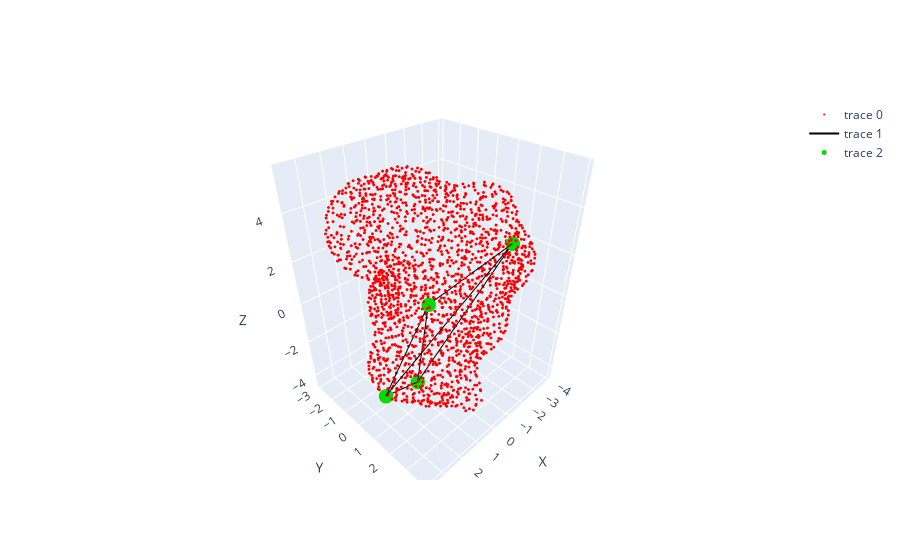

Notebook code cell kept with this figure:
### Code cell
plot_element(Post.mesh.region_meshes['R1'].vertices, Post.mesh.region_meshes['R1'].elements, 234)

### Figure 1 — Plotly figure (JSON) as saved in the notebook; plotly's stock layout.template omitted (floating-point values rounded to 4 significant figures; data arrays with more than 128 entries replaced by an {"elided": "..."} marker saying what was removed)
{"data": [{"marker": {"color": "rgb(255,0,0)", "opacity": 1, "size": 1}, "mode": "markers", "type": "scatter3d", "x": {"elided": "2001 float values"}, "y": {"elided": "2001 float values"}, "z": {"elided": "2001 float values"}}, {"line": {"color": "rgb(0,0,0)", "width": 2}, "mode": "lines", "type": "scatter3d", "x": [2.632, 0.718, null, -3.338, 0.718, null, -3.338, 2.632, null, 0.8924, 0.718, null, 0.8924, 2.632, null, 0.8924, -3.338, null], "y": [0.353, 0.239, null, 1.783, 0.239, null, 1.783, 0.353, null, 1.185, 0.239, null, 1.185, 0.353, null, 1.185, 1.783, null], "z": [-3.633, -4.304, null, 1.879, -4.304, null, 1.879, -3.633, null, 0.6948, -4.304, null, 0.6948, -3.633, null, 0.6948, 1.879, null]}, {"marker": {"color": "rgb(0,222,0)", "opacity": 1, "size": 5}, "mode": "markers", "type": "scatter3d", "x": [0.8924, -3.338, 2.632, 0.718], "y": [1.185, 1.783, 0.353, 0.239], "z": [0.6948, 1.879, -3.633, -4.304]}], "layout": {"scene": {"xaxis": {"title": {"text": "X"}}, "yaxis": {"title": {"text": "Y"}}, "zaxis": {"title": {"text": "Z"}}}}}
